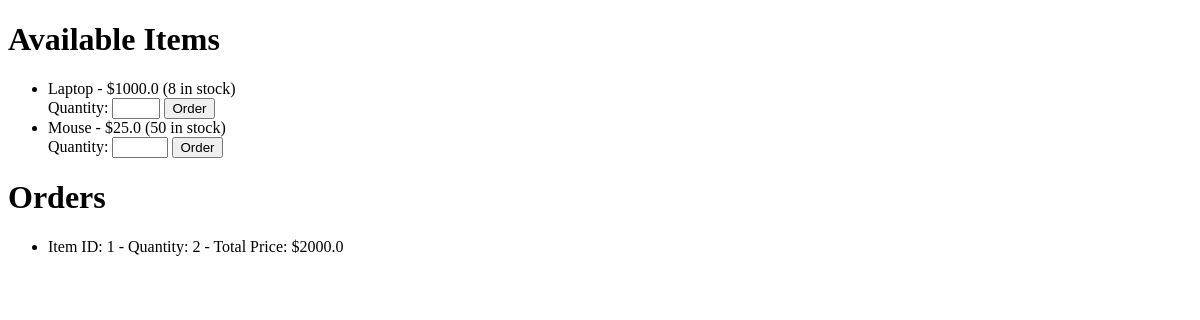
Before: / with the older database file.
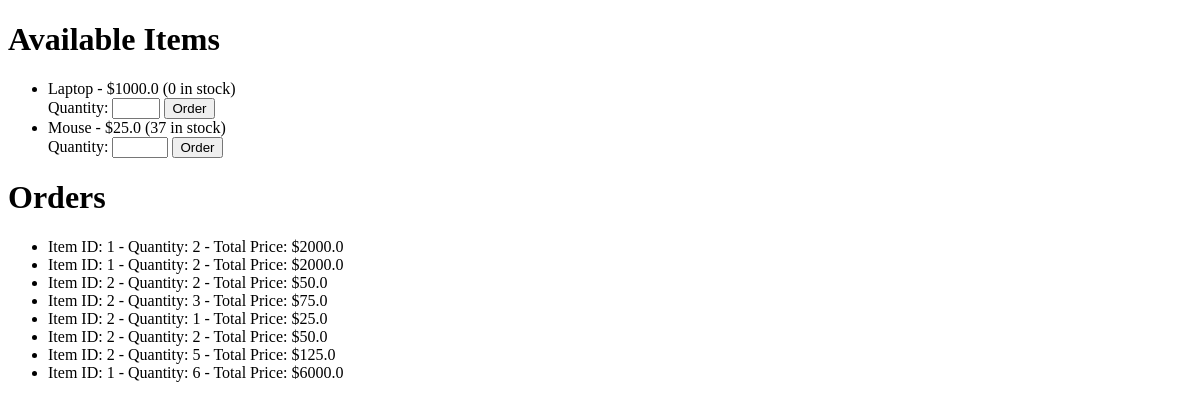
After: the same page with the newer database file.
### models.py (models this page shows)
class Item(Base):
    __tablename__ = 'items'
    id = Column(Integer, primary_key=True)
    name = Column(String, nullable=False)
    price = Column(Float, nullable=False)
    stock = Column(Integer, default=0)  # Inventory quantity

class Order(Base):
    __tablename__ = 'orders'
    id = Column(Integer, primary_key=True)
    item_id = Column(Integer, nullable=False)
    quantity = Column(Integer, nullable=False)
    total_price = Column(Float)

### app.py (the view)
@app.route('/')
def home():
    session = Session()
    items = list_inventory(session)
    orders = list_orders(session)
    return render_template('index.html', items=items, orders=orders)

### inventory.py (called while the page is built)
def list_inventory(session):
    return session.query(Item).all()

def list_orders(session):
    return session.query(Order).all()

### templates/index.html (shortened to what this page needs)
<!DOCTYPE html>
<html lang="en">
<head>
</head>
<body>
    <h1>Available Items</h1>
    <ul>
        {% for item in items %}
            <li>
                {{ item.name }} - ${{ item.price }} ({{ item.stock }} in stock)
                <form action="/order" method="POST">
                    <label for="quantity">Quantity:</label>
                    <input type="number" name="quantity" min="1" max="{{ item.stock }}" required>
                    <button type="submit">Order</button>
                </form>
            </li>
        {% endfor %}
    </ul>
    <h1>Orders</h1>
    <ul>
        {% if orders %}
            {% for order in orders %}
                <li>Item ID: {{ order.item_id }} - Quantity: {{ order.quantity }} - Total Price: ${{ order.total_price }}</li>
            {% endfor %}
        {% else %}
            <li>No orders have been placed yet.</li>
        {% endif %}
    </ul>
</body>
</html>

Changed rows visible on the page:
changed Item "Laptop": stock "8" → "0"
changed Item "Mouse": stock "50" → "37"
added Order: item_id "1", quantity "2", total_price "2000.0"
added Order: item_id "2", quantity "2", total_price "50.0"
added Order: item_id "2", quantity "3", total_price "75.0"
added Order: item_id "2", quantity "1", total_price "25.0"
added Order: item_id "2", quantity "2", total_price "50.0"
added Order: item_id "2", quantity "5", total_price "125.0"
added Order: item_id "1", quantity "6", total_price "6000.0"
